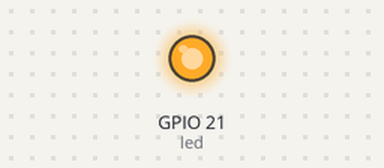
The program below on a simulated Raspberry Pi (BCM pin numbers). Shown: output pins drawn as LEDs (lit = HIGH). What the program prints to the terminal is not drawn.

Above: at 0.1 s.
Timing chart, 0 to 1.6 s (numbered marks = the images above):
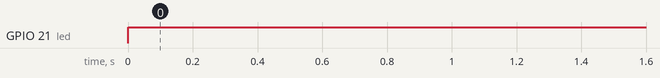

Measured:
- by itself, GPIO 21 (led): LOW → HIGH at 0.00 s

The program:

Blink.py
```python
#!/usr/bin/python

import RPi.GPIO as GPIO #Importing the Raspberry Pi's GPIO pins
import time #This is so that we can include time.sleep() to let the LED rest while it's on

led = 21 #This makes the LED go to GPIO pin 21, and the cathode into the GND
Running = True # This makes the while loop keep on running

GPIO.setmode(GPIO.BCM) #This is the counting method used as default, there's plenty more
GPIO.setup(led,GPIO.OUT) #When the LED is connected to GPIO pin 21, this is the switch to turn it on and off

try: #Try this while loop, if it fails, move on
    while Running: #While running is still equal to the default method True
	print("I am now on!")
	GPIO.output(led,GPIO.HIGH)
	time.sleep(1)
	print("I am now off!")
	GPIO.output(led,GPIO.LOW)

except KeyboardInterrupt: #This makes it stop and equal to False when pressing CTRL + C
    print("I am now going to rest!")

finally: #Finally do this last step
    GPIO.cleanup() #Very important to not have code residue left over from the last launch, or it could run into problems
```
